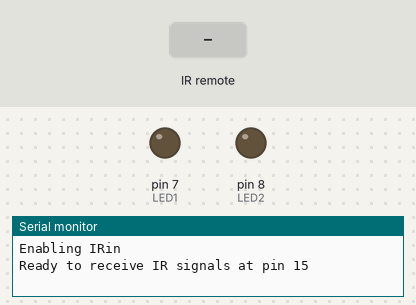
The sketch below on a simulated Arduino Uno, built with avr-gcc and run on an emulated ATmega328P. On the bench: output pins drawn as LEDs (lit = HIGH), the last lines printed to the serial monitor. The inputs (shaded band) are chosen by the test bench.

Above: at 1.2 s.
1.3 s: infrared code 0x00FF22DD received
At 1.5 s:
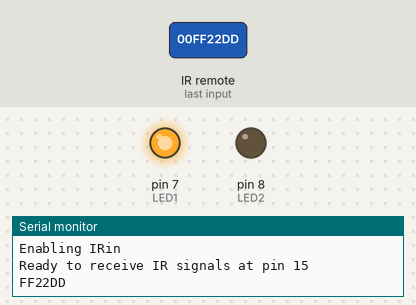
3.1 s: infrared code 0x00FFC23D received
At 4.1 s:
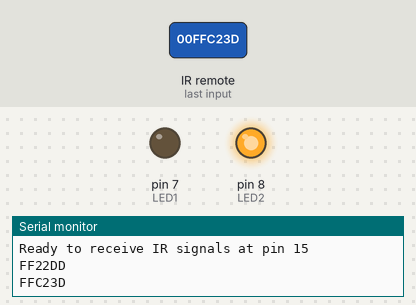
4.7 s: infrared code 0x00FF22DD received
At 4.9 s:
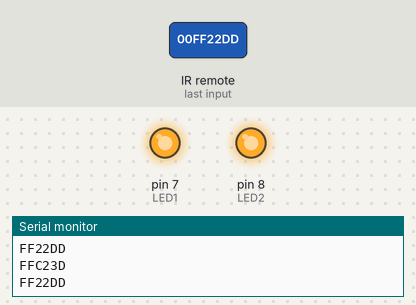
Timing chart, 0 to 7.7 s (numbered marks = the images above; inputs shaded):
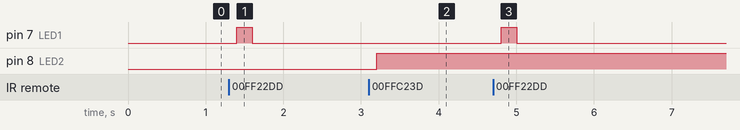

Measured:
- after the input at 1.3 s, pin 7 (LED1): LOW → HIGH after 0.10 s, → LOW 0.20 s later
- after the input at 3.1 s, pin 8 (LED2): LOW → HIGH after 0.10 s
- after the input at 4.7 s, pin 7 (LED1): LOW → HIGH after 0.11 s, → LOW 0.20 s later

The sketch:

IR_LED.ino
```cpp
#include <IRremote.h>
/* Connect IR sensor to A1 pin */
//Hello

const int LED1 = 7;
const int LED2 = 8;
const int IR_RECEIVE_PIN = A1;

IRrecv IrReceiver(IR_RECEIVE_PIN);

void setup() {
  pinMode(LED1, OUTPUT);
  pinMode(LED2, OUTPUT);

  digitalWrite(LED1, LOW);
  digitalWrite(LED2, LOW);

  Serial.begin(115200);

  // In case the interrupt driver crashes on setup, give a clue
  // to the user what's going on.
  Serial.println("Enabling IRin");
  IrReceiver.enableIRIn();  // Start the receiver

  Serial.print(F("Ready to receive IR signals at pin "));
  Serial.println(IR_RECEIVE_PIN);
}

uint32_t lastCmd = 0;

void loop() {
    if (IrReceiver.decode()) {
      uint32_t cmd = IrReceiver.results.value;
      IrReceiver.resume(); // Receive the next value

      Serial.println(cmd, HEX);
      if(cmd != 0xFFFFFFFF) {
        lastCmd = cmd;
      }
      cmd = lastCmd;

      if(cmd == 0x00FF22DD) {
        digitalWrite(LED1, HIGH);
      }
      if(cmd == 0x00FFC23D) {
        digitalWrite(LED2, !digitalRead(LED2));
      }
    } else {
      digitalWrite(LED1, LOW);
    }
    delay(200);
}
```
